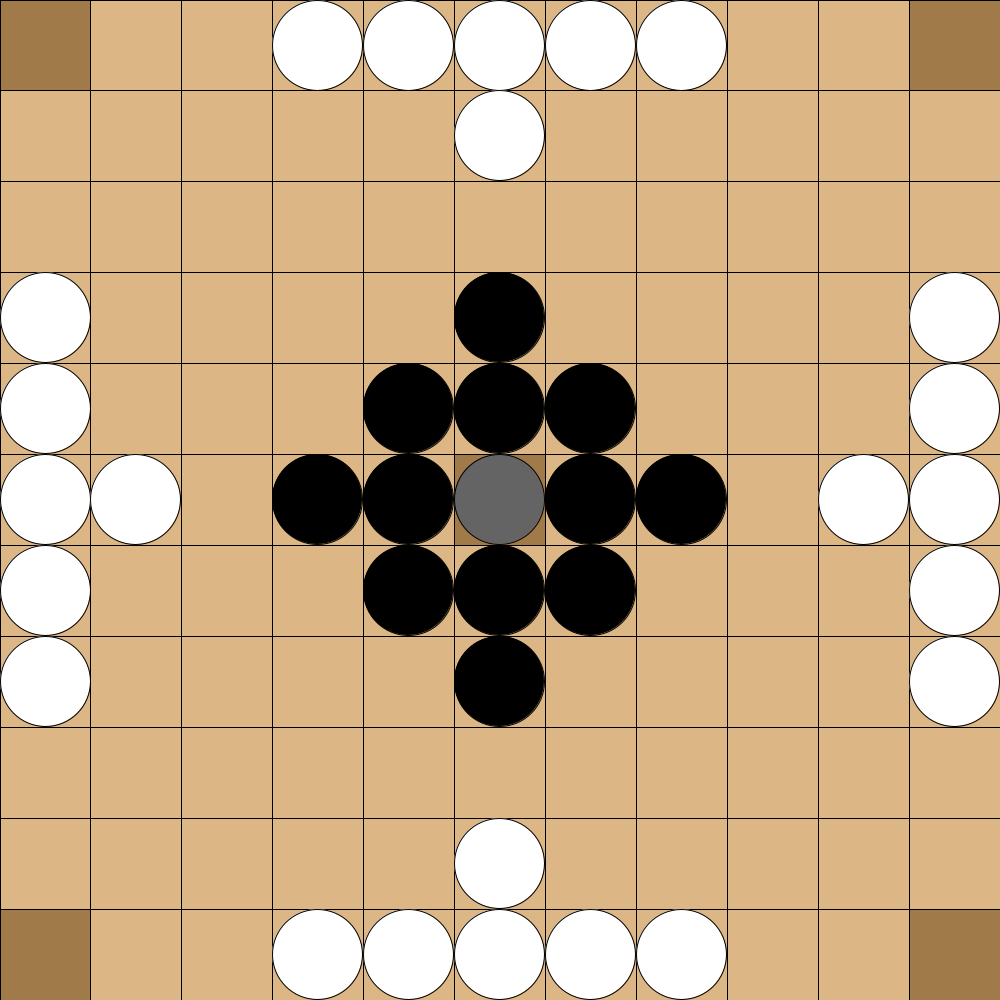
Frame 1 (no input)
Frame 60 (the mouse pressed at the canvas centre just before this capture): identical to frame 1, image omitted
Frame 120 (the mouse held since frame 60 and released just before this capture): identical to frame 1, image omitted

The Processing sketch that drew this single still picture (run headless with seeded random() and noise(); from frame 60 on, the mouse is pressed at the canvas centre):

// Processing sketch: hnefatafl
// ── hnefatafl.pde
boolean loseA = false,loseB = false,play = false;
int[][] board = new int[13][13];
Player p = new Player();
void setup(){
  size(1000,1000);
  
  for(int i = 1; i < 12; i++){
    for(int j = 1; j < 12; j++){
      board[i][j] = 0;
    }
  }
  //rule 7 & 11
  board[1][1] = 10;
  board[11][1] = 10;
  board[1][11] = 10;
  board[11][11] = 10;
  board[1][8] = 1;
  board[1][4] = 1;
  board[1][5] = 1;
  board[2][6] = 1;
  board[1][6] = 1;
  board[1][7] = 1;
  board[11][8] = 1;
  board[11][4] = 1;
  board[11][5] = 1;
  board[10][6] = 1;
  board[11][6] = 1;
  board[11][7] = 1;
  board[8][1] = 1;
  board[4][1] = 1;
  board[5][1] = 1;
  board[6][2] = 1;
  board[6][1] = 1;
  board[7][1] = 1;
  board[8][11] = 1;
  board[4][11] = 1;
  board[5][11] = 1;
  board[6][10] = 1;
  board[6][11] = 1;
  board[7][11] = 1;
  board[6][6] = 23;
  board[6][7] = 2;
  board[6][5] = 2;
  board[7][6] = 2;
  board[5][6] = 2;
  board[6][8] = 2;
  board[6][4] = 2;
  board[8][6] = 2;
  board[4][6] = 2;
  board[7][7] = 2;
  board[5][5] = 2;
  board[7][5] = 2;
  board[5][7] = 2;
}
void draw(){
  background(220,182,133);
  for(int i = 1; i < 12; i++){
    for(int j = 1; j < 12; j++){
        fill(220,182,133);
      rect((i -1) * width / 11, (j -1) * width / 11, i * width / 11, j * width / 11);
      if(board[i][j]/10 >= 1){
        fill(160,122,73);
        rect((i -1) * width / 11, (j -1) * width / 11, i * width / 11, j * width / 11);
      }
      if(board[i][j]%10 == 1){
        fill(255);
        ellipse(((i -1) * width / 11) + width / 22, ((j -1) * width / 11) + width / 22, width / 11, width / 11);
      } else if(board[i][j]%10 == 2){
        fill(0);
        ellipse(((i -1) * width / 11) + width / 22, ((j -1) * width / 11) + width / 22, width / 11, width / 11);
      } else if(board[i][j]%10 == 3){
        fill(100);
        ellipse(((i -1) * width / 11) + width / 22, ((j -1) * width / 11) + width / 22, width / 11, width / 11);
      } else if(board[i][j]%10 == 4){
        fill(230,230,0);
        ellipse(((i -1) * width / 11) + width / 22, ((j -1) * width / 11) + width / 22, width / 11, width / 11);
      }
    }
  }
  if(loseA == true){
    fill(0);
    text("B wins", 10, 30);
  }
  if(loseB == true){
    fill(0);
    text("A wins", 10, 30);
  }
  fill(220,182,133);
}

void mouseClicked() {
  int x = (int) (mouseX * 11 / width) + 1;
  int y = (int) (mouseY * 11 / height) + 1;
  if(board[x][y]%10 > 0){
    p.move(x,y);
  }else{
    for(int i = 1; i < 12; i++){
      for(int j = 1; j < 12; j++){
        if(board[i][j]%10 == 4)
          board[i][j] -= 4;
        if(board[i][j] == 13)
          loseA = true;
      }
    }
    p.moving = false;
  }
}

public class Player{
  private int current;
  private int selectedX;
  private int selectedY;
  private boolean moving;
  
  public Player(){
    current = 1;
    selectedX = 2;
    selectedY = 2;
    moving = false;
  }
  
  public void move(int x, int y){
    if(current == 1){
      if(moving)
        moveAttack(x,y);
      else 
        selectAttack(x,y);
    } else {
      if(moving)
        moveDefence(x,y);
      else 
        selectDefence(x,y);
    }
  }
  
  private void selectAttack(int x, int y){
    if(current != 1 || board[x][y]%10 != 1)
      return;
    update(x,y);
    moving = true;
    selectedX = x;
    selectedY = y;
  }
  
  private void selectDefence(int x, int y){
    if(current != 2 || (board[x][y]%10 != 2 && board[x][y]%10 != 3))
      return;
    update(x,y);
    moving = true;
    selectedX = x;
    selectedY = y;
  }
  
  private void moveAttack(int x, int y){
    if(current != 1 || board[x][y]%10 != 4)
      return;
    moving = false;
    board[x][y] -= 4;
    board[x][y] += 1;
    board[selectedX][selectedY] = 0;
    current = 2;
    for(int i = 1; i < 12; i++){
      for(int j = 1; j < 12; j++){
        if(board[i][j]%10 == 4)
          board[i][j] -= 4;
      }
    }
    checkElim(x, y, 1, 2);
  }
  
  private void moveDefence(int x, int y){
    if(current != 2 || board[x][y]%10 != 4)
      return;
    moving = false;
    int V = board[selectedX][selectedY];
    board[x][y] -= 4;
    board[x][y] += V%10;
    board[selectedX][selectedY] -= V%10;
    current = 1;
    for(int i = 1; i < 12; i++){
      for(int j = 1; j < 12; j++){
        if(board[i][j]%10 == 4)
          board[i][j] -= 4;
        if(board[i][j] == 13)
          loseA = true;
      }
    }
    checkElim(x, y, 2, 1);
  }
  
  private int checkElim(int x, int y, int at, int def){
    int total = 0;
    if(board[x][y]%10 == at){
      if(board[x + 1][y]%10 == def && board[x + 1][y]/10 <= 0){
        if(board[x + 2][y]%10 == at || board[x + 2][y]/10 > 0 || (at == 2 && board[x + 2][y]%10 == 3)){
          total++;
          board[x + 1][y] -= def;
        }
      } else if(board[x + 1][y]%10 == 3 && def == 2){
        if(isKingDead(x + 1, y)){
          board[x][y - 1] = 0;
          loseB = true;
        }
      }
      if(board[x - 1][y]%10 == def && board[x - 1][y]/10 <= 0){
        if(board[x - 2][y]%10 == at || board[x - 2][y]/10 > 0 || (at == 2 && board[x - 2][y]%10 == 3)){
          total++;
          board[x - 1][y] -= def;
        }
      } else if(board[x - 1][y]%10 == 3 && def == 2){
        if(isKingDead(x - 1, y)){
          board[x][y - 1] = 0;
          loseB = true;
        }
      }
      if(board[x][y + 1]%10 == def && board[x][y + 1]/10 <= 0){
        if(board[x][y + 2]%10 == at || board[x][y + 2]/10 > 0 || (at == 2 && board[x][y + 2]%10 == 3)){
          total++;
          board[x][y + 1] -= def;
        }
      } else if(board[x][y + 1]%10 == 3 && def == 2){
        if(isKingDead(x, y + 1)){
          board[x][y - 1] = 0;
          loseB = true;
        }
      }
      if(board[x][y - 1]%10 == def && board[x][y - 1]/10 <= 0){
        if(board[x][y - 2]%10 == at || board[x][y - 2]/10 > 0 || (at == 2 && board[x][y - 2]%10 == 3)){
          total++;
          board[x][y - 1] -= def;
        }
      } else if(board[x][y - 1]%10 == 3 && def == 2){
        if(isKingDead(x, y - 1)){
          board[x][y - 1] = 0;
          loseB = true;
        }
      }
    }
    return total;
  }
  
  private boolean isKingDead(int x, int y){
    return (board[x][y]%10 == 3 && (board[x + 1][y]%10 == 1 || board[x + 1][y]/10 == 2) && (board[x][y + 1]%10 == 1 || board[x][y + 1]/10 == 2) && (board[x][y - 1]%10 == 1 || board[x][y - 1]/10 == 2) && (board[x - 1][y]%10 == 1 || board[x - 1][y]/10 == 2));
  }
  
  public boolean isMoving(){
    return moving;
  }
  
  private void update(int x, int y){
    int i = x;
    int j = y;
    int c = ((current == 2)?1:2);
    int k = ((current == 2)?1:3);
    while(i<11){
      i++;
      if(board[i][j]%10 > 0 || (board[x][y] != 3 && board[i][j]/10 > 0)){
        break;
      }
      if((board[i][j + 1]%10 != k &&board[i][j + 1]%10 != c && board[i][j + 1] / 10 <= 0) || (board[i][j - 1]%10 != c && board[i][j - 1]%10 != k && board[i][j - 1] / 10 <= 0) || board[x][y] == 3){
        board[i][j] += 4;
      }
    }
    j = y;
    i = x;
    while(j<11){
      j++;
      if(board[i][j]%10 > 0 || (board[x][y] != 3 && board[i][j]/10 > 0)){
        break;
      }
      if((board[i + 1][j]%10 != c && board[i + 1][j]%10 != k && board[i + 1][j] / 10 <= 0) || (board[i - 1][j]%10 != c && board[i - 1][j]%10 != k && board[i - 1][j] / 10 <= 0) || board[x][y] == 3){
        board[i][j] += 4;
      }
    }
    j = y;
    i = x;
    while(i>1){
      i--;
      if(board[i][j]%10 > 0 || (board[x][y] != 3 && board[i][j]/10 > 0)){
        break;
      }
      if((board[i][j + 1]%10 != c && board[i][j + 1]%10 != k && board[i][j + 1] / 10 <= 0) || (board[i][j - 1]%10 != c && board[i][j - 1]%10 != k && board[i][j - 1] / 10 <= 0) || board[x][y] == 3){
        board[i][j] += 4;
      }
    }
    j = y;
    i = x;
    while(j>1){
      j--;
      if(board[i][j]%10 > 0 || (board[x][y] != 3 && board[i][j]/10 > 0)){
        break;
      }
      if((board[i + 1][j]%10 != c && board[i + 1][j]%10 != k && board[i + 1][j] / 10 <= 0) || (board[i - 1][j]%10 != c && board[i - 1][j]%10 != k && board[i - 1][j] / 10 <= 0) || board[x][y] == 3){
        board[i][j] += 4;
      }
    }
  }
}
